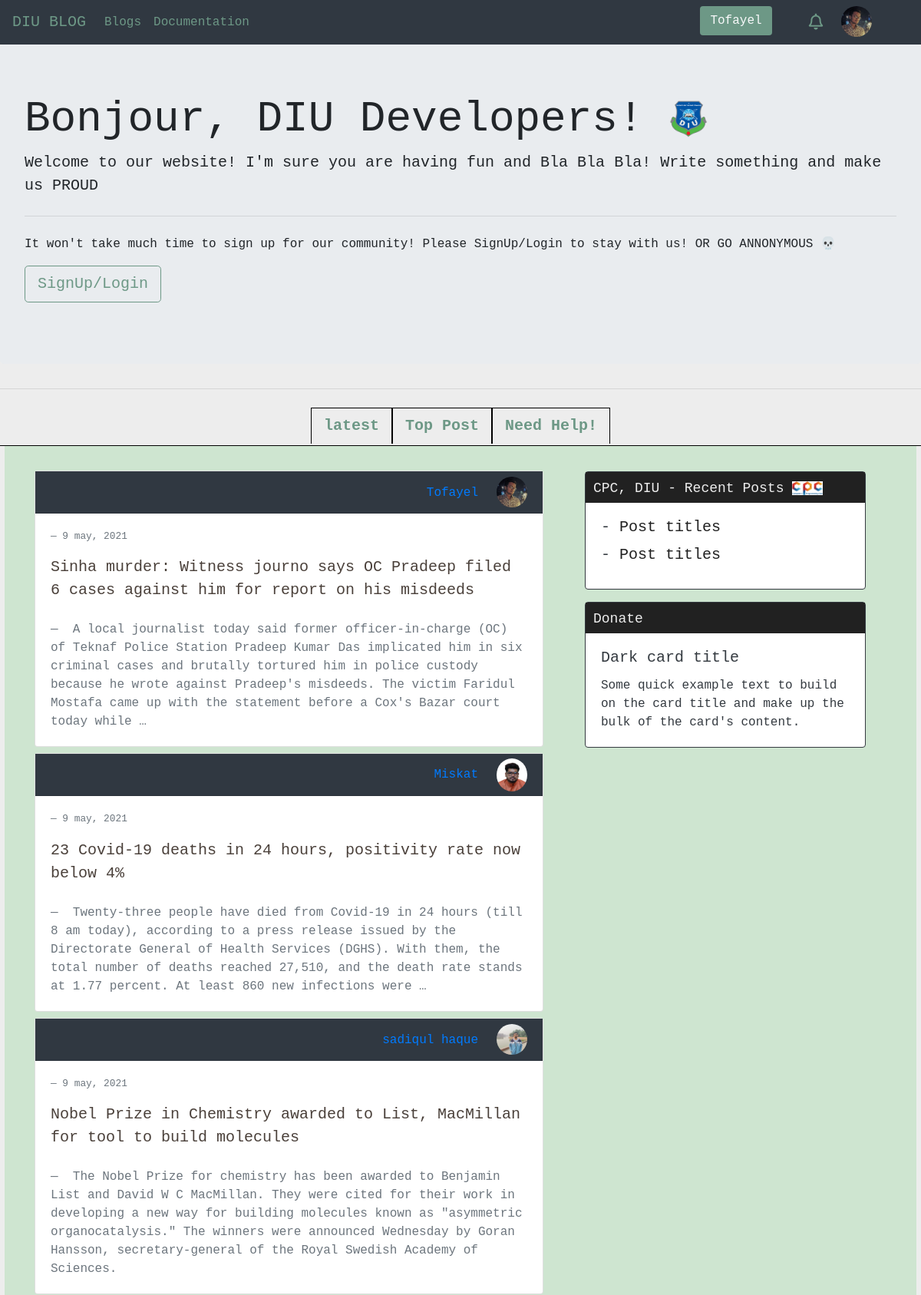
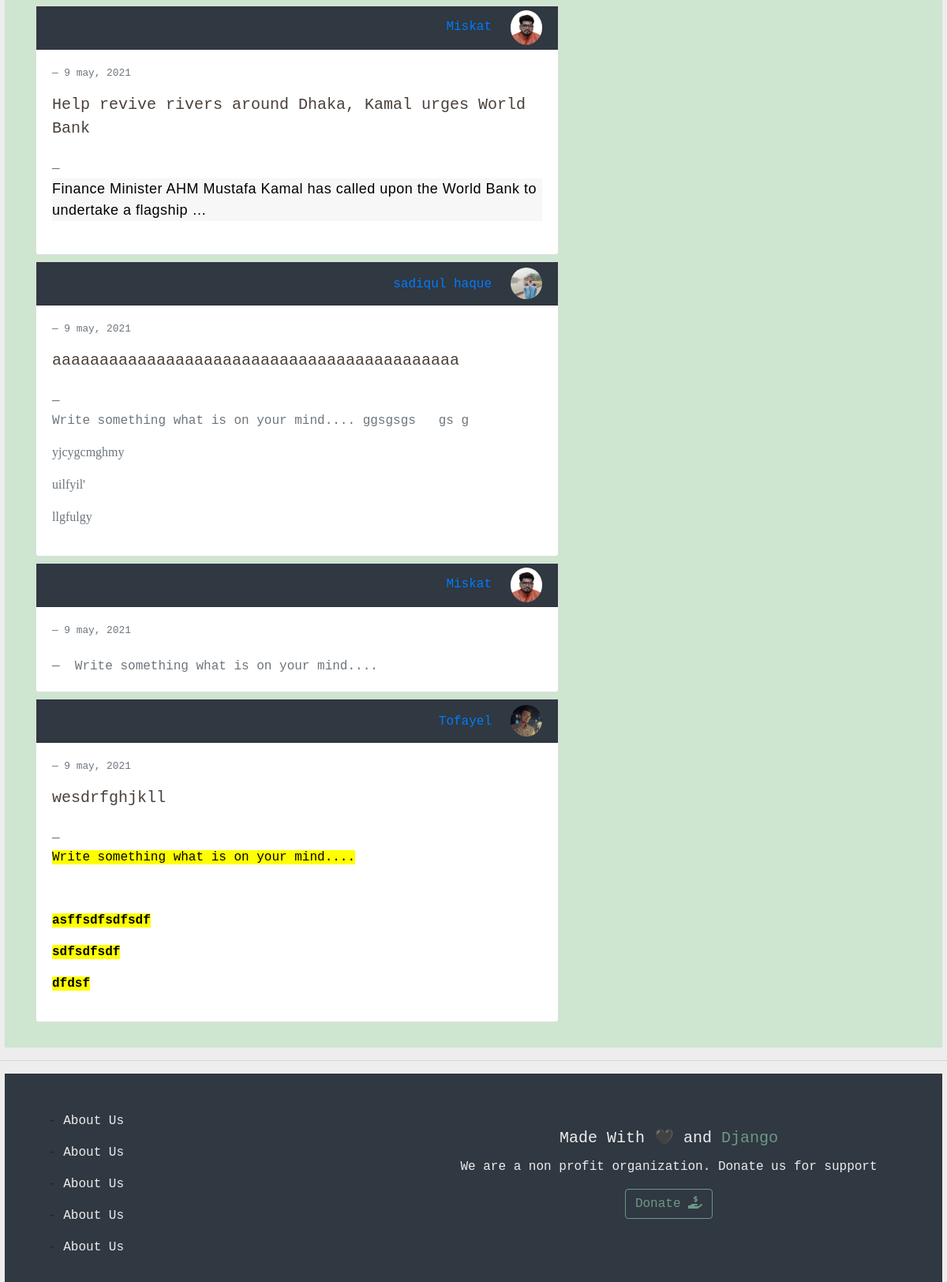
Page /home/Tofayel (signed in) on the committed database (2 pictures, top to bottom).
### blogs/models.py (models this page shows, shortened)
class Author(models.Model):
    user = models.OneToOneField(User, null=True, on_delete=models.CASCADE)
    name = models.CharField(max_length=50)
    author_img = models.ImageField(upload_to="media", default='static/images/default_user.png')
    email = models.EmailField()
    institution = models.CharField(max_length=100, blank=True, null=True)
    study_subject = models.CharField(max_length=100, blank=True, null=True)
    current_year = models.CharField(max_length=50, blank=True, null=True)
    github = models.CharField(max_length=100, blank=True, null=True)
    facebook = models.CharField(max_length=100, blank=True, null=True)
    Twitter = models.CharField(max_length=100, blank=True, null=True)

class Blog(models.Model):
    title = models.CharField(max_length=255)
    body = models.TextField(max_length=10000)
    img = models.ImageField(upload_to="media")
    author = models.ForeignKey(Author, on_delete=SET_NULL, null=True)
    time_created = models.DateTimeField(auto_now_add=True)
    react = models.IntegerField(blank=True, null=True)
    comment = models.ManyToManyField(Comment)
    category = models.ForeignKey(Category, on_delete=SET_NULL, null=True)
    tags = models.ManyToManyField(Tag)

### blogs/views.py (the view)
# urls.py: path('home/<str:pk>', views.home, name="home"),
@login_required(login_url='login')
def home(request, pk):
    blogs = Blog.objects.all()
    author = Author.objects.get(name=pk)
    print(request.user.id)
    context = {
        'blog': blogs,
        'author': author
    }
    return render(request, 'blogs/main_body.html', context)

### templates/blogs/main_body.html
{% extends 'blogs/index.html' %}
{% load static %}
{% block main %}
    <div class="jumbotron">
        <h1 class="display-4">
            Bonjour, DIU Developers!
            <span
            ><img src={% static "images/daffodil.png" %} width="50px" alt="daffodil"
            /></span>
        </h1>
        <p class="lead">
            Welcome to our website! I'm sure you are having fun and Bla Bla Bla!
            Write something and make us PROUD
        </p>
        <hr class="my-4"/>
        <p>
            It won't take much time to sign up for our community! Please
            SignUp/Login to stay with us! OR GO ANNONYMOUS 💀
        </p>
        <p class="lead">
            <a class="btn btn_top btn-lg" href={% url 'register' %}>SignUp/Login</a>
        </p>
    </div>
    <hr class="my-4"/>
    <main>
        <div class="select_posts">
            <div class="d-flex">
                <a href="" class="px-3 py-2">latest</a>
                <a href="" class="px-3 py-2">Top Post</a>
                <a href="" class="px-3 py-2">Need Help!</a>
            </div>
        </div>
        <div class="row main_item">
            <div class="col-md-7 m-4">
                    {% for blog in blog %}
                    <div class="card my-2 card_1">
                        <div class="card-header">
                            <div class="card_author d-flex">
                                <a href="{% url 'author' blog.author_id %}"><p class="mr-4 author_name">{{ blog.author.name }}</p></a>
                                <a href="#"><img src={% get_media_prefix %}{{ blog.author.author_img }} width="40"
                                                 class="rounded-circle" alt=""></a>
                            </div>
                        </div>
                        <div class="card-body">
                            <p class="blockquote-footer">9 may, 2021</p>
                            <blockquote class="blockquote mb-0 title ">
                                <a href="{% url 'news' blog.id %}" class="">{{ blog.title }}</a>
                                <footer class="blockquote-footer mt-4">
                                    {{ blog.body|safe|truncatewords:50 }}
                                </footer>
                            </blockquote>
                        </div>
                    </div>
                    {% endfor %}
            </div>
            <div class="col-md-4 mt-4 ">
                <div class="d-flex flex-column side_bar">
                    <div class="card border-dark mb-3" style="max-width: 38rem;">
                        <div class="side_bar_header">
                            <p>CPC, DIU - Recent Posts <span><img src={% static "images/cpc.png" %} width="40px alt=" aa"></span>
                            </p>
                        </div>
                        <div class="card-body text-dark" style="max-width: 18rem;">
                            <h5 class="card-title cpc_title"><span>-</span> <a href="#">Post titles</a></h5>
                            <h5 class="card-title cpc_title"><span>-</span> <a href="#">Post titles</a></h5>
                        </div>
                    </div>
                    <div class="card border-dark mb-3">
                        <div class="side_bar_header side_bar_header2">
                            <p>Donate<span></p>
                        </div>
                        <div class="card-body text-dark">
                            <h5 class="card-title">Dark card title</h5>
                            <p class="card-text">Some quick example text to build on the card title and make up the bulk
                                of the card's content.</p>
                        </div>
                    </div>
                </div>
            </div>
        </div>
        <hr>
    </main>
{% endblock main %}

### templates/blogs/navbar.html (shortened to what this page needs)
{% load static %}
    <nav class="navbar navbar-expand-lg navbar-custom">
      <a class="navbar-brand" href="{% url 'home' author.name %}">DIU BLOG</a>
      <div
        class="collapse navbar-collapse nav_links"
        id="navbarSupportedContent"
      >
        <ul class="navbar-nav mr-auto">
          <li class="nav-item active">
            <a class="nav-link" href="#" selected
              >Blogs <span class="sr-only">(current)</span></a
            >
          </li>
          <li class="nav-item">
            <a class="nav-link" href="#">Documentation</a>
          </li>
        </ul>
        <div class="d-flex profile_sec">
          <div class="mr-5">
            <a href="{% url 'blog_create' %}" class="btn text-light btn_post">{{ author.name }}</a>
          </div>
          <div class="mr-4">
            <a href="#"><i class="far fa-bell"></i></a>
          </div>
          <div class="mr-5">
            <a href="{% url 'author' author.id %}">
              <img
                src={% get_media_prefix %}{{ author.author_img }}
                width="40px"
                class="rounded-circle"
                alt=""
              />
            </a>
          </div>
        </div>
      </div>
    </nav>

### static/css/index.css (style rules this page uses)
body { background-color: #EDEDED; font-family: monospace; }
.navbar { background-color: #303841; }
.navbar a { color: #6D9886; }
.nav-link,.dropdown-menu { color: #DA0037; }
.btn_post { background-color: #6D9886; }
.fa-bell { font-size: 21px; line-height: 2; }
.select_posts { width: auto; height: 50px; font-weight: 800; font-size: 20px; display: flex; flex-direction: column; align-items: center; margin: 0 auto; border-bottom: 1px solid black; }
.btn_top { border: 1px solid #6D9886; text-decoration: none; color: #6D9886; }
.select_posts a { color: #6D9886 !important; border-right: 1px solid black; border-top: 1px solid black; border-left: 1px solid black; text-decoration: none; }
.main_item { max-width: 99%; margin: 0 auto; background-color: #CEE5D0 ; }
.side_bar { position: relative; top: 9px; }
.card-header { height: 55px; background-color: #303841 ; border-top-left-radius: 0px !important; border-top-right-radius: 0px !important; display: flex; justify-content: end; align-items: center; color: whitesmoke; }
.author_name { margin: 0px; height: 20px; position: relative; top: 9px; }
.title a { text-decoration: none; color: #4A403A; }
.side_bar_header { height: 40px; background-color: #212121; color: #EDEDED ; }
.side_bar_header p { display: inline; position: relative; left: 10px; top: 8px; font-size: 18px; }
.cpc_title a { text-decoration: none; color: #212121; }
.side_bar_header2 p { margin: 0 auto; }

### rows in the picture
Author: name "Tofayel", author_img (picture)
Blog: author.name "Tofayel", author.author_img (picture), title "Sinha murder: Witness journo says OC Pradeep filed 6 cases against him for report on his misdeeds", body "A local journalist today said former officer-in-charge (OC) of Teknaf Police Station Pradeep Kumar Das implicated him in six criminal cases and brutally tortured him in police custody because he wrote against Pradeep's misdeeds. The victim Faridul Mostafa came up with the statement before a Cox's Bazar court today while …"
Blog: author.name "Miskat", author.author_img (picture), title "23 Covid-19 deaths in 24 hours, positivity rate now below 4%", body "Twenty-three people have died from Covid-19 in 24 hours (till 8 am today), according to a press release issued by the Directorate General of Health Services (DGHS). With them, the total number of deaths reached 27,510, and the death rate stands at 1.77 percent. At least 860 new infections were …"
Blog: author.name "sadiqul haque", author.author_img (picture), title "Nobel Prize in Chemistry awarded to List, MacMillan for tool to build molecules", body "The Nobel Prize for chemistry has been awarded to Benjamin List and David W C MacMillan. They were cited for their work in developing a new way for building molecules known as \"asymmetric organocatalysis.\" The winners were announced Wednesday by Goran Hansson, secretary-general of the Royal Swedish Academy of Sciences."
Blog: author.name "Miskat", author.author_img (picture), title "Help revive rivers around Dhaka, Kamal urges World Bank", body "Finance Minister AHM Mustafa Kamal has called upon the World Bank to undertake a flagship …"
Blog: author.name "sadiqul haque", author.author_img (picture), title "aaaaaaaaaaaaaaaaaaaaaaaaaaaaaaaaaaaaaaaaaaa", body "Write something what is on your mind.... ggsgsgs gs g yjcygcmghmy uilfyil' llgfulgy"
Blog: author.name "Miskat", author.author_img (picture), body "Write something what is on your mind...."
Blog: author.name "Tofayel", author.author_img (picture), title "wesdrfghjkll", body "Write something what is on your mind.... asffsdfsdfsdf sdfsdfsdf dfdsf"
